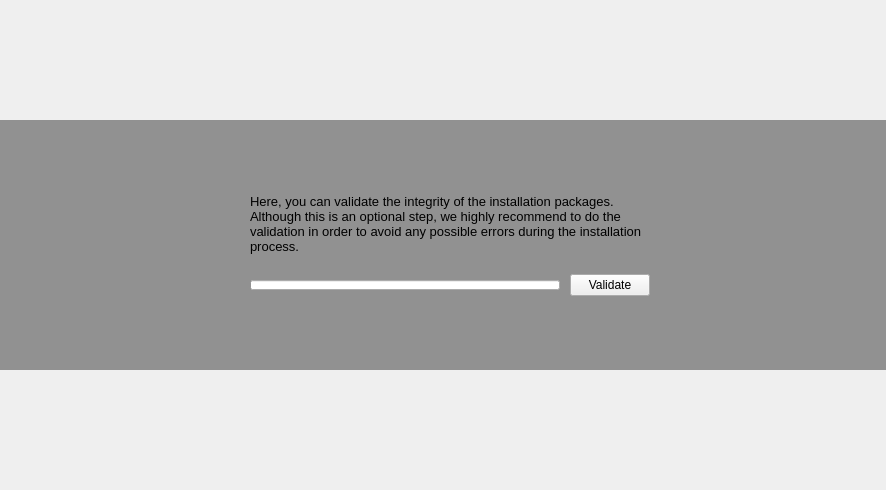
<?xml version="1.0" encoding="UTF-8"?>
<ui version="4.0">
 <class>CheckCDWidget</class>
 <widget class="QWidget" name="CheckCDWidget">
  <property name="geometry">
   <rect>
    <x>0</x>
    <y>0</y>
    <width>886</width>
    <height>490</height>
   </rect>
  </property>
  <property name="windowTitle">
   <string>Form1</string>
  </property>
  <property name="styleSheet">
   <string notr="true"/>
  </property>
  <layout class="QGridLayout" name="gridLayout">
   <property name="margin">
    <number>0</number>
   </property>
   <item row="0" column="1">
    <widget class="QFrame" name="frame">
     <property name="sizePolicy">
      <sizepolicy hsizetype="Expanding" vsizetype="Maximum">
       <horstretch>0</horstretch>
       <verstretch>0</verstretch>
      </sizepolicy>
     </property>
     <property name="minimumSize">
      <size>
       <width>600</width>
       <height>250</height>
      </size>
     </property>
     <property name="maximumSize">
      <size>
       <width>16777215</width>
       <height>250</height>
      </size>
     </property>
     <property name="styleSheet">
      <string notr="true">#frame{background-color: rgba(0,0,0,100)}</string>
     </property>
     <property name="frameShape">
      <enum>QFrame::NoFrame</enum>
     </property>
     <property name="frameShadow">
      <enum>QFrame::Raised</enum>
     </property>
     <layout class="QGridLayout" name="gridLayout_3">
      <property name="topMargin">
       <number>20</number>
      </property>
      <property name="bottomMargin">
       <number>20</number>
      </property>
      <item row="0" column="3">
       <spacer name="horizontalSpacer_2">
        <property name="orientation">
         <enum>Qt::Horizontal</enum>
        </property>
        <property name="sizeHint" stdset="0">
         <size>
          <width>40</width>
          <height>20</height>
         </size>
        </property>
       </spacer>
      </item>
      <item row="0" column="0">
       <spacer name="horizontalSpacer">
        <property name="orientation">
         <enum>Qt::Horizontal</enum>
        </property>
        <property name="sizeHint" stdset="0">
         <size>
          <width>40</width>
          <height>20</height>
         </size>
        </property>
       </spacer>
      </item>
      <item row="0" column="1">
       <widget class="QLabel" name="pix">
        <property name="sizePolicy">
         <sizepolicy hsizetype="Maximum" vsizetype="Maximum">
          <horstretch>0</horstretch>
          <verstretch>0</verstretch>
         </sizepolicy>
        </property>
        <property name="pixmap">
         <pixmap resource="../../data.qrc">:/gui/pics/media-optical.png</pixmap>
        </property>
        <property name="alignment">
         <set>Qt::AlignCenter</set>
        </property>
        <property name="wordWrap">
         <bool>false</bool>
        </property>
       </widget>
      </item>
      <item row="0" column="2">
       <layout class="QVBoxLayout" name="verticalLayout">
        <property name="spacing">
         <number>20</number>
        </property>
        <property name="leftMargin">
         <number>10</number>
        </property>
        <property name="rightMargin">
         <number>10</number>
        </property>
        <item>
         <spacer name="verticalSpacer">
          <property name="orientation">
           <enum>Qt::Vertical</enum>
          </property>
          <property name="sizeHint" stdset="0">
           <size>
            <width>20</width>
            <height>40</height>
           </size>
          </property>
         </spacer>
        </item>
        <item>
         <widget class="QLabel" name="textLabel2">
          <property name="sizePolicy">
           <sizepolicy hsizetype="Expanding" vsizetype="Preferred">
            <horstretch>0</horstretch>
            <verstretch>0</verstretch>
           </sizepolicy>
          </property>
          <property name="minimumSize">
           <size>
            <width>400</width>
            <height>0</height>
           </size>
          </property>
          <property name="font">
           <font>
            <pointsize>10</pointsize>
            <weight>50</weight>
            <italic>false</italic>
            <bold>false</bold>
            <underline>false</underline>
           </font>
          </property>
          <property name="styleSheet">
           <string notr="true"/>
          </property>
          <property name="text">
           <string>Here, you can validate the integrity of the installation packages. Although this is an optional step, we highly recommend to do the validation in order to avoid any possible errors during the installation process.</string>
          </property>
          <property name="alignment">
           <set>Qt::AlignVCenter</set>
          </property>
          <property name="wordWrap">
           <bool>true</bool>
          </property>
          <property name="margin">
           <number>0</number>
          </property>
         </widget>
        </item>
        <item>
         <layout class="QHBoxLayout" name="horizontalLayout">
          <property name="spacing">
           <number>10</number>
          </property>
          <property name="bottomMargin">
           <number>0</number>
          </property>
          <item>
           <widget class="QProgressBar" name="progressBar">
            <property name="sizePolicy">
             <sizepolicy hsizetype="Expanding" vsizetype="Preferred">
              <horstretch>0</horstretch>
              <verstretch>0</verstretch>
             </sizepolicy>
            </property>
            <property name="maximumSize">
             <size>
              <width>16777215</width>
              <height>10</height>
             </size>
            </property>
            <property name="maximum">
             <number>100</number>
            </property>
            <property name="value">
             <number>0</number>
            </property>
            <property name="textVisible">
             <bool>false</bool>
            </property>
            <property name="orientation">
             <enum>Qt::Horizontal</enum>
            </property>
            <property name="textDirection">
             <enum>QProgressBar::TopToBottom</enum>
            </property>
           </widget>
          </item>
          <item>
           <widget class="QPushButton" name="checkButton">
            <property name="sizePolicy">
             <sizepolicy hsizetype="Fixed" vsizetype="Fixed">
              <horstretch>0</horstretch>
              <verstretch>0</verstretch>
             </sizepolicy>
            </property>
            <property name="maximumSize">
             <size>
              <width>16777215</width>
              <height>16777215</height>
             </size>
            </property>
            <property name="styleSheet">
             <string notr="true"/>
            </property>
            <property name="text">
             <string>Validate</string>
            </property>
            <property name="icon">
             <iconset resource="../../data.qrc">
              <normaloff>:/gui/pics/task-accepted.png</normaloff>:/gui/pics/task-accepted.png</iconset>
            </property>
            <property name="default">
             <bool>false</bool>
            </property>
            <property name="flat">
             <bool>false</bool>
            </property>
           </widget>
          </item>
         </layout>
        </item>
        <item>
         <spacer name="verticalSpacer_2">
          <property name="orientation">
           <enum>Qt::Vertical</enum>
          </property>
          <property name="sizeHint" stdset="0">
           <size>
            <width>20</width>
            <height>40</height>
           </size>
          </property>
         </spacer>
        </item>
       </layout>
      </item>
     </layout>
    </widget>
   </item>
  </layout>
 </widget>
 <layoutdefault spacing="6" margin="11"/>
 <pixmapfunction>qPixmapFromMimeSource</pixmapfunction>
 <resources>
  <include location="../../data.qrc"/>
 </resources>
 <connections/>
</ui>
